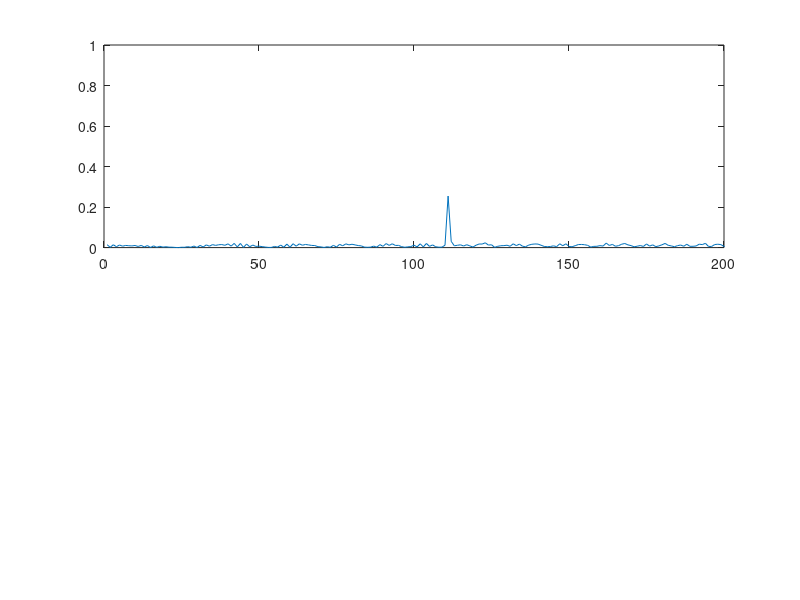
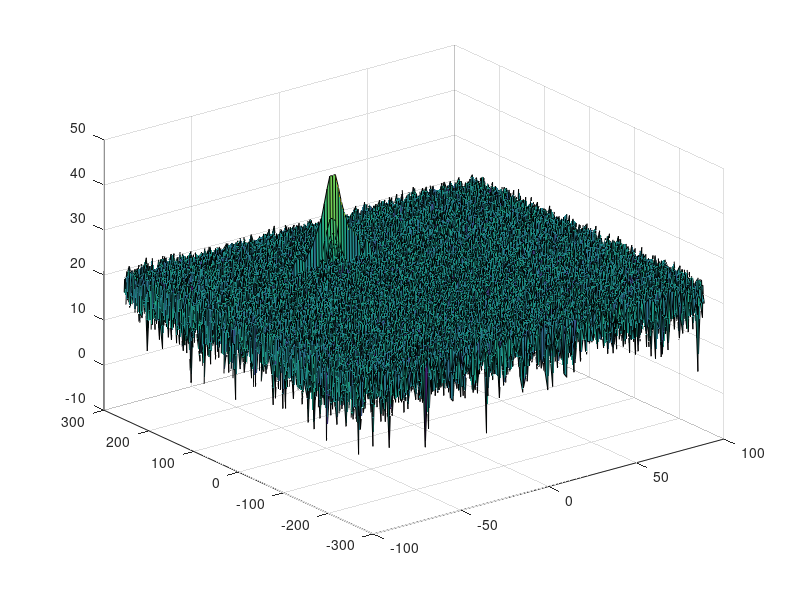

MATLAB code for these plots, in order: (Note: this script raises an error after producing the figures.)
clear all
clc;

%% Radar Specifications 
%%%%%%%%%%%%%%%%%%%%%%%%%%%
% Frequency of operation = 77GHz
% Max Range = 200m
% Range Resolution = 1 m
% Max Velocity = 100 m/s
%%%%%%%%%%%%%%%%%%%%%%%%%%%

%speed of light = 3e8
%% User Defined Range and Velocity of target
% *%TODO* :
% define the target's initial position and velocity. Note : Velocity
% remains contant
R = 110;    % Initial distance of the target
v = -20;    % Velocity of the target


%% FMCW Waveform Generation

% *%TODO* :
%Design the FMCW waveform by giving the specs of each of its parameters.
% Calculate the Bandwidth (B), Chirp Time (Tchirp) and Slope (slope) of the FMCW
% chirp using the requirements above.
C=3*10^8;             % Speed of light, Units: m/s
Range_Resolution = 1; % Units: meters (m)
Max_Range = 200;      % Maximum range, Units: m

Sweep_Time = 5.5*2*Max_Range/C;
Bandwidth = C/(2*Range_Resolution);
Slope = Bandwidth / Sweep_Time;

%Operating carrier frequency of Radar 
fc= 77e9;             %carrier freq

                                                          
%The number of chirps in one sequence. Its ideal to have 2^ value for the ease of running the FFT
%for Doppler Estimation. 
Nd=128;                   % #of doppler cells OR #of sent periods % number of chirps

%The number of samples on each chirp. 
Nr=1024;                  %for length of time OR # of range cells

% Timestamp for running the displacement scenario for every sample on each
% chirp
t=linspace(0,Nd*Sweep_Time,Nr*Nd); %total time for samples


%Creating the vectors for Tx, Rx and Mix based on the total samples input.
Tx=zeros(1,length(t)); %transmitted signal
Rx=zeros(1,length(t)); %received signal
Mix = zeros(1,length(t)); %beat signal

%Similar vectors for range_covered and time delay.
r_t=zeros(1,length(t));
td=zeros(1,length(t));


%% Signal generation and Moving Target simulation
% Running the radar scenario over the time. 

    % *%TODO* :
    %For each time stamp update the Range of the Target for constant velocity. 
    r_t = R + v*t;

    % *%TODO* :
    %For each time sample we need update the transmitted and
    %received signal. 
    td = 2*r_t/C;
    Tx = cos(2*pi*(fc*t + Slope*(t.^2)/2));
    Rx = cos(2*pi*(fc*(t-td) + Slope*((t-td).^2)/2));
    
    % *%TODO* :
    %Now by mixing the Transmit and Receive generate the beat signal
    %This is done by element wise matrix multiplication of Transmit and
    %Receiver Signal
    Mix = Tx.* Rx;


%% RANGE MEASUREMENT


 % *%TODO* :
%reshape the vector into Nr*Nd array. Nr and Nd here would also define the size of
%Range and Doppler FFT respectively.
Mix = reshape(Mix, [Nr, Nd]);

 % *%TODO* :
%run the FFT on the beat signal along the range bins dimension (Nr) and
%normalize.
Mix_fft = fft(Mix)/Nr;

 % *%TODO* :
% Take the absolute value of FFT output
Mix_fft = abs(Mix_fft);

% *%TODO* :
% Output of FFT is double sided signal, but we are interested in only one side of the spectrum.
% Hence we throw out half of the samples.
Mix_fft_half = Mix_fft(1:(length(Mix_fft)/2)+1, 1);

%plotting the range
figure ('Name','Range from First FFT')
subplot(2,1,1)

 % *%TODO* :
 % plot FFT output 

plot(Mix_fft_half); 
axis ([0 200 0 1]);



%% RANGE DOPPLER RESPONSE
% The 2D FFT implementation is already provided here. This will run a 2DFFT
% on the mixed signal (beat signal) output and generate a range doppler
% map.You will implement CFAR on the generated RDM


% Range Doppler Map Generation.

% The output of the 2D FFT is an image that has reponse in the range and
% doppler FFT bins. So, it is important to convert the axis from bin sizes
% to range and doppler based on their Max values.

Mix=reshape(Mix,[Nr,Nd]);

% 2D FFT using the FFT size for both dimensions.
sig_fft2 = fft2(Mix,Nr,Nd);

% Taking just one side of signal from Range dimension.
sig_fft2 = sig_fft2(1:Nr/2,1:Nd);
sig_fft2 = fftshift (sig_fft2);
RDM = abs(sig_fft2);
RDM = 10*log10(RDM) ;

%use the surf function to plot the output of 2DFFT and to show axis in both
%dimensions
doppler_axis = linspace(-100,100,Nd);
range_axis = linspace(-200,200,Nr/2)*((Nr/2)/400);
figure,surf(doppler_axis,range_axis,RDM);

%% CFAR implementation

%Slide Window through the complete Range Doppler Map

% *%TODO* :
%Select the number of Training Cells in both the dimensions.
Tr = 6;
Td = 10;

% *%TODO* :
%Select the number of Guard Cells in both dimensions around the Cell under 
%test (CUT) for accurate estimation
Gr = 4;
Gd = 4;

% *%TODO* :
% offset the threshold by SNR value in dB
offset = 6;

% *%TODO* :
%Create a vector to store noise_level for each iteration on training cells
noise_level = zeros(1,1);


% *%TODO* :
%design a loop such that it slides the CUT across range doppler map by
%giving margins at the edges for Training and Guard Cells.
%For every iteration sum the signal level within all the training
%cells. To sum convert the value from logarithmic to linear using db2pow
%function. Average the summed values for all of the training
%cells used. After averaging convert it back to logarithimic using pow2db.
%Further add the offset to it to determine the threshold. Next, compare the
%signal under CUT with this threshold. If the CUT level > threshold assign
%it a value of 1, else equate it to 0.

% Update Nr to half their values, since, only first half of the signal
% is considered

Nr = Nr/2;

% Initialize vector to hold threshold values 
threshold_cfar = zeros(Nr,Nd);
signal_cfar = zeros(Nr,Nd);

num_training_cells = (2*Tr+2*Gr+1)*(2*Td+2*Gd+1) - (2*Gr+1)*(2*Gd+1);

for r = (Tr+Gr+1) : (Nr-Tr-Gr) 
    for d = (Td+Gd+1) : (Nd-Td-Gd)
   % Use RDM[x,y] as the matrix from the output of 2D FFT for implementing
   % CFAR
    training_cells_sum = sum(db2pow(RDM(r-Gr-Tr:r+Gr+Tr, d-Gd-Td:d+Gd+Td)), 'all')...
                            - sum(db2pow(RDM(r-Gr:r+Gr,d-Gd:d+Gd)), 'all');
    noise_level = pow2db(training_cells_sum/num_training_cells);
    threshold_cfar(r,d) = noise_level + offset;
    
    if RDM(r,d) > threshold_cfar(r,d)
        signal = 1;
    else
        signal = 0;
    end
    
    % add signal value to the signal_cfar vector
    signal_cfar(r,d) = signal;  
    end
end


% *%TODO* :
% The process above will generate a thresholded block, which is smaller 
%than the Range Doppler Map as the CUT cannot be located at the edges of
%matrix. Hence,few cells will not be thresholded. To keep the map size same
% set those values to 0. 


% *%TODO* :
%display the CFAR output using the Surf function like we did for Range
%Doppler Response output.
figure,surf(doppler_axis,range_axis,signal_cfar);
colorbar;


 
 